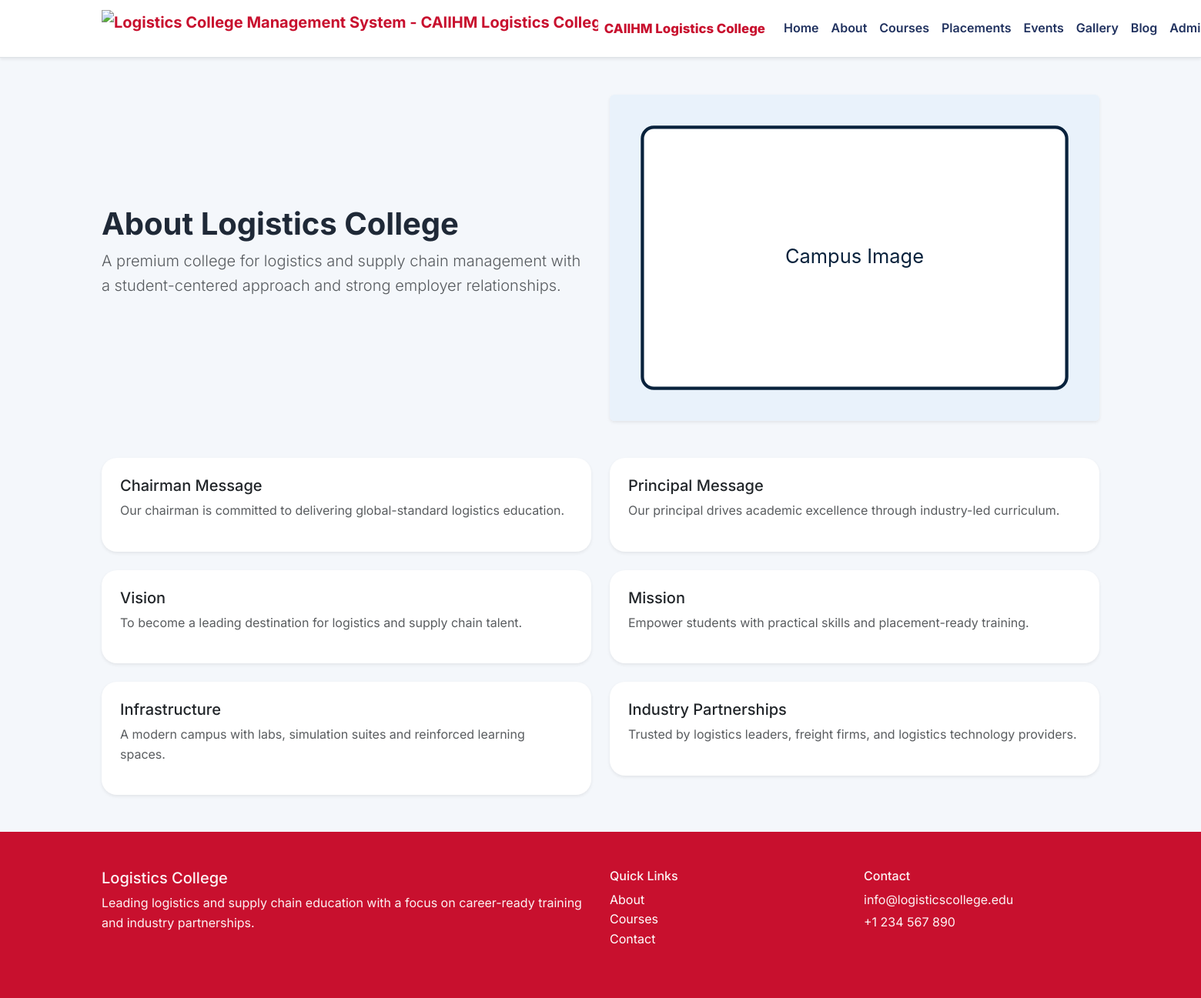
The app's page /pages/about.php with its own data.
### tables this page shows
CREATE TABLE settings (
  id INT UNSIGNED AUTO_INCREMENT PRIMARY KEY,
  `key` VARCHAR(150) NOT NULL UNIQUE,
  `value` TEXT NOT NULL
);

### includes/functions.php (called while the page is built, shortened)
<?php
function e($value) {
    return htmlspecialchars($value, ENT_QUOTES, 'UTF-8');
}
function get_setting($pdo, $key, $default = '') {
    $stmt = $pdo->prepare('SELECT value FROM settings WHERE `key` = ? LIMIT 1');
    $stmt->execute([$key]);
    $row = $stmt->fetch();
    return $row ? $row['value'] : $default;
}
function get_base_url() {
    $scriptName = $_SERVER['SCRIPT_NAME'];
    $parts = explode('/', trim($scriptName, '/'));
    if (!empty($parts) && $parts[0] !== 'index.php') {
        array_pop($parts);
        return '/' . implode('/', $parts);
    }
    return '/';
}
function site_url($path = '') {
    $base = get_base_url();
    return $base . '/' . ltrim($path, '/');
}

### pages/about.php (the view, shortened to what this page needs)
<?php
require_once __DIR__ . '/../includes/header.php';
$chairman = get_setting($pdo, 'chairman_message', 'Our chairman believes in transformational logistics education.');
$principal = get_setting($pdo, 'principal_message', 'Our principal leads academic excellence and industry alignment.');
$vision = get_setting($pdo, 'vision_statement', 'To shape future leaders in the global supply chain sector.');
$mission = get_setting($pdo, 'mission_statement', 'Deliver practical logistics training with real-world placement support.');
$infrastructure = get_setting($pdo, 'infrastructure_description', 'A modern campus with smart classrooms, labs and simulation centers.');
$partnerships = get_setting($pdo, 'industry_partnerships', 'Supply chain companies, logistics providers and transport firms.');
?>
<section class="container py-5">
    <div class="row align-items-center mb-5">
        <div class="col-lg-6">
            <h1 class="fw-bold">About Logistics College</h1>
            <p class="lead text-muted">A premium college for logistics and supply chain management with a student-centered approach and strong employer relationships.</p>
        </div>
        <div class="col-lg-6"><img src="<?= e(site_url('assets/images/about-campus.svg')) ?>" alt="About college" class="img-fluid rounded shadow-sm" /></div>
    </div>
    <div class="row gy-4">
        <div class="col-md-6">
            <div class="card border-0 shadow-sm p-4">
                <h5>Chairman Message</h5>
                <p class="text-muted"><?= e($chairman) ?></p>
            </div>
        </div>
        <div class="col-md-6">
            <div class="card border-0 shadow-sm p-4">
                <h5>Principal Message</h5>
                <p class="text-muted"><?= e($principal) ?></p>
            </div>
        </div>
        <div class="col-md-6">
            <div class="card border-0 shadow-sm p-4">
                <h5>Vision</h5>
                <p class="text-muted"><?= e($vision) ?></p>
            </div>
        </div>
        <div class="col-md-6">
            <div class="card border-0 shadow-sm p-4">
                <h5>Mission</h5>
                <p class="text-muted"><?= e($mission) ?></p>
            </div>
        </div>
        <div class="col-md-6">
            <div class="card border-0 shadow-sm p-4">
                <h5>Infrastructure</h5>
                <p class="text-muted"><?= e($infrastructure) ?></p>
            </div>
        </div>
        <div class="col-md-6">
            <div class="card border-0 shadow-sm p-4">
                <h5>Industry Partnerships</h5>
                <p class="text-muted"><?= e($partnerships) ?></p>
            </div>
        </div>
    </div>
</section>
<?php require_once __DIR__ . '/../includes/footer.php';

### includes/footer.php (shortened to what this page needs)
</main>
<footer class="bg-navy text-white py-5">
    <div class="container">
        <div class="row gy-4">
            <div class="col-md-6">
                <h5>Logistics College</h5>
                <p>Leading logistics and supply chain education with a focus on career-ready training and industry partnerships.</p>
            </div>
            <div class="col-md-3">
                <h6>Quick Links</h6>
                <ul class="list-unstyled">
                    <li><a href="<?= e(site_url('pages/about.php')) ?>" class="text-white">About</a></li>
                    <li><a href="<?= e(site_url('pages/courses.php')) ?>" class="text-white">Courses</a></li>
                    <li><a href="<?= e(site_url('pages/contact.php')) ?>" class="text-white">Contact</a></li>
                </ul>
            </div>
            <div class="col-md-3">
                <h6>Contact</h6>
                <p class="mb-1"><?= e(get_setting($pdo, 'contact_email', 'info@logisticscollege.edu')) ?></p>
                <p class="mb-1"><?= e(get_setting($pdo, 'contact_phone', '+1 234 567 890')) ?></p>
            </div>
        </div>
    </div>
</footer>
</body>
</html>

### assets/css/style.css (style rules this page uses)
:root { --primary: #c8102e; --secondary: #ffcc00; --surface: #ffffff; --muted: #6b7280; --bg: #f4f7fb; --border: rgba(9, 31, 59, 0.08); }
* { box-sizing: border-box; }
body { font-family: 'Inter', sans-serif; background: var(--bg); color: #1f2937; line-height: 1.6; }
img { max-width: 100%; height: auto; }
a { text-decoration: none; }
.card { border: 1px solid var(--border); border-radius: 1.25rem; }
footer { background: var(--primary); }
footer p, footer a, footer h5, footer h6 { color: rgba(255, 255, 255, 0.95); }

### records on screen
settings: value "Our chairman is committed to delivering global-standard logistics education."
settings: value "Our principal drives academic excellence through industry-led curriculum."
settings: value "To become a leading destination for logistics and supply chain talent."
settings: value "Empower students with practical skills and placement-ready training."
settings: value "A modern campus with labs, simulation suites and reinforced learning spaces."
settings: value "Trusted by logistics leaders, freight firms, and logistics technology providers."
settings: value "info@logisticscollege.edu"
settings: value "+1 234 567 890"

### other values on screen
$shortName "CAIIHM Logistics College"
